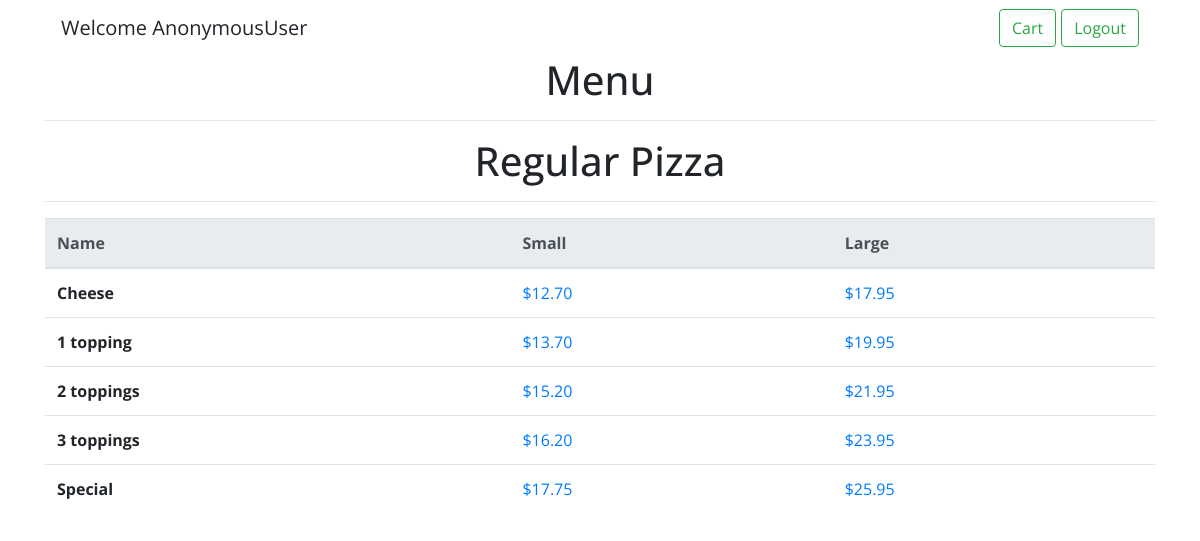
The page /menu/Regular Pizza on the database its author committed.
### orders/models.py (models this page shows, shortened)
class Regular_pizza(models.Model):
    name = models.CharField(max_length=64)
    small = models.DecimalField(max_digits=4, decimal_places=2)
    large = models.DecimalField(max_digits=4, decimal_places=2)
    category = models.CharField(max_length=64, default="Regular Pizza")

### orders/views.py (the view)
# urls.py: path("menu/<str:category>", views.menu, name="menu"),
def menu(request, category):
    if category == "Regular Pizza":
        items = Regular_pizza.objects.all()
    elif category == "Sicilian Pizza":
        items = Sicilian_pizza.objects.all()
    elif category == "Pasta":
        items = Pasta.objects.all()
    elif category == "Subs":
        items = Subs.objects.all()
    elif category == "Salads":
        items = Salads.objects.all()
    elif category == "Toppings":
        items = Toppings.objects.all()
    else:
        items = Dinner_platters.objects.all()
    return render(request, 'menu.html', {"items": items, "category": category})

### orders/templates/menu.html (shortened to what this page needs)
{% extends "layout.html" %}
{% block body %}
<nav class="navbar navbar-light justify-content-between">
    <a class="navbar-brand">Welcome {{ user }}</a>
    <form class="form-inline">
        <a href="{% url 'cart' %}" class="btn btn-outline-success my-2 my-sm-0" type="button">Cart</a>
        <a href="{% url 'logout' %}" class="btn btn-outline-success my-2 my-sm-0" type="button" style="margin-left:5px;">Logout</a>
    </form>
</nav>
<h1 align="center">Menu</h1>
<hr>
<h1 align="center">{{ category }}</h1>
<hr>
{% if category == "Regular Pizza" %}
<table class="table">
  <thead class="thead-light">
    <tr>
      <th scope="col">Name</th>
      <th scope="col">Small</th>
      <th scope="col">Large</th>
    </tr>
  </thead>
  <tbody>
    {% for item in items %}
    <tr>
      <th scope="row">{{ item.name }}</th>
      <td><a href="{% url 'add' item.name category item.small %}">${{ item.small }}</a></td>
      <td><a href="{% url 'add' item.name category item.large %}">${{ item.large }}</a></td>
    </tr>
    {% endfor %}
  </tbody>
</table>
{% endif %}
{% endblock %}

### orders/templates/layout.html (style rules this page uses)
h1, body { font-family: 'Open Sans', sans-serif; }

### rows shown on the page
Regular_pizza: name "Cheese", small "12.70", large "17.95"
Regular_pizza: name "1 topping", small "13.70", large "19.95"
Regular_pizza: name "2 toppings", small "15.20", large "21.95"
Regular_pizza: name "3 toppings", small "16.20", large "23.95"
Regular_pizza: name "Special", small "17.75", large "25.95"

### other values the page prints
{{ user }} "AnonymousUser"
{{ category }} "Regular Pizza"
